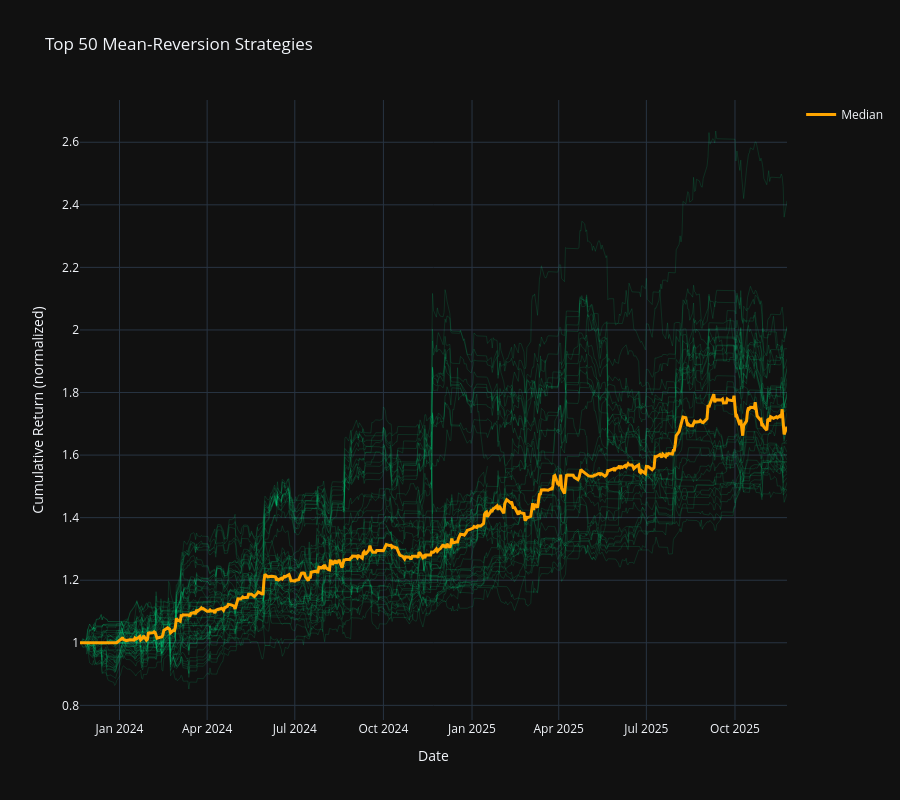

Source (notebook cell):
### Markdown cell above
### Step 8: Visualize Top Pairs

### Code cell
# Visualize Top Pairs
TOP_N = 50

top_subset = cross_df.head(TOP_N)
fig = go.Figure()

all_curves = []

# One consistent line color for all individual strategies
uniform_color = "rgba(0, 255, 150, 0.12)"

for _, row in top_subset.iterrows():
    tech, retail, method, window = row["Primary"], row["Pair"], row["Method"], row["Window"]
    try:
        data, rets = load_prices_cached(tech, retail)
        pnl, _, _ = mean_reversion_strategy(
            data, rets, tech, retail, window, Z_ENTRY, Z_EXIT, method, COSTS
        )
        cum = (1 + pnl).cumprod()
        all_curves.append(cum)
        fig.add_trace(go.Scatter(
            x=cum.index,
            y=cum,
            mode="lines",
            line=dict(width=1, color=uniform_color),
            hoverinfo="skip",
            showlegend=False
        ))
    except Exception as e:
        print(f"⚠️ {tech}-{retail} ({method}, w={window}) failed: {e}")

# --- Median overlay ---
if all_curves:
    df_all = pd.concat(all_curves, axis=1)
    median_curve = df_all.median(axis=1)
    fig.add_trace(go.Scatter(
        x=median_curve.index,
        y=median_curve,
        mode="lines",
        line=dict(color="orange", width=3),
        name="Median"
    ))

fig.update_layout(
    template="plotly_dark",
    title=f"Top {TOP_N} Mean-Reversion Strategies",
    xaxis_title="Date",
    yaxis_title="Cumulative Return (normalized)",
    showlegend=True,
    height=800
)
fig.show()

### Figure 1 — Plotly figure (JSON) as saved in the notebook; plotly's stock layout.template omitted (floating-point values rounded to 4 significant figures; data arrays with more than 128 entries replaced by an {"elided": "..."} marker saying what was removed)
{"data": [{"hoverinfo": "skip", "line": {"color": "rgba(0, 255, 150, 0.12)", "width": 1}, "mode": "lines", "showlegend": false, "type": "scatter", "x": {"elided": "290 str values"}, "y": {"elided": "290 float values"}}, {"hoverinfo": "skip", "line": {"color": "rgba(0, 255, 150, 0.12)", "width": 1}, "mode": "lines", "showlegend": false, "type": "scatter", "x": {"elided": "504 str values"}, "y": {"elided": "504 float values"}}, {"hoverinfo": "skip", "line": {"color": "rgba(0, 255, 150, 0.12)", "width": 1}, "mode": "lines", "showlegend": false, "type": "scatter", "x": {"elided": "290 str values"}, "y": {"elided": "290 float values"}}, {"hoverinfo": "skip", "line": {"color": "rgba(0, 255, 150, 0.12)", "width": 1}, "mode": "lines", "showlegend": false, "type": "scatter", "x": {"elided": "290 str values"}, "y": {"elided": "290 float values"}}, {"hoverinfo": "skip", "line": {"color": "rgba(0, 255, 150, 0.12)", "width": 1}, "mode": "lines", "showlegend": false, "type": "scatter", "x": {"elided": "290 str values"}, "y": {"elided": "290 float values"}}, {"hoverinfo": "skip", "line": {"color": "rgba(0, 255, 150, 0.12)", "width": 1}, "mode": "lines", "showlegend": false, "type": "scatter", "x": {"elided": "290 str values"}, "y": {"elided": "290 float values"}}, {"hoverinfo": "skip", "line": {"color": "rgba(0, 255, 150, 0.12)", "width": 1}, "mode": "lines", "showlegend": false, "type": "scatter", "x": {"elided": "290 str values"}, "y": {"elided": "290 float values"}}, {"hoverinfo": "skip", "line": {"color": "rgba(0, 255, 150, 0.12)", "width": 1}, "mode": "lines", "showlegend": false, "type": "scatter", "x": {"elided": "290 str values"}, "y": {"elided": "290 float values"}}, {"hoverinfo": "skip", "line": {"color": "rgba(0, 255, 150, 0.12)", "width": 1}, "mode": "lines", "showlegend": false, "type": "scatter", "x": {"elided": "504 str values"}, "y": {"elided": "504 float values"}}, {"hoverinfo": "skip", "line": {"color": "rgba(0, 255, 150, 0.12)", "width": 1}, "mode": "lines", "showlegend": false, "type": "scatter", "x": {"elided": "504 str values"}, "y": {"elided": "504 float values"}}, {"hoverinfo": "skip", "line": {"color": "rgba(0, 255, 150, 0.12)", "width": 1}, "mode": "lines", "showlegend": false, "type": "scatter", "x": {"elided": "290 str values"}, "y": {"elided": "290 float values"}}, {"hoverinfo": "skip", "line": {"color": "rgba(0, 255, 150, 0.12)", "width": 1}, "mode": "lines", "showlegend": false, "type": "scatter", "x": {"elided": "290 str values"}, "y": {"elided": "290 float values"}}, {"hoverinfo": "skip", "line": {"color": "rgba(0, 255, 150, 0.12)", "width": 1}, "mode": "lines", "showlegend": false, "type": "scatter", "x": {"elided": "504 str values"}, "y": {"elided": "504 float values"}}, {"hoverinfo": "skip", "line": {"color": "rgba(0, 255, 150, 0.12)", "width": 1}, "mode": "lines", "showlegend": false, "type": "scatter", "x": {"elided": "290 str values"}, "y": {"elided": "290 float values"}}, {"hoverinfo": "skip", "line": {"color": "rgba(0, 255, 150, 0.12)", "width": 1}, "mode": "lines", "showlegend": false, "type": "scatter", "x": {"elided": "504 str values"}, "y": {"elided": "504 float values"}}, {"hoverinfo": "skip", "line": {"color": "rgba(0, 255, 150, 0.12)", "width": 1}, "mode": "lines", "showlegend": false, "type": "scatter", "x": {"elided": "290 str values"}, "y": {"elided": "290 float values"}}, {"hoverinfo": "skip", "line": {"color": "rgba(0, 255, 150, 0.12)", "width": 1}, "mode": "lines", "showlegend": false, "type": "scatter", "x": {"elided": "290 str values"}, "y": {"elided": "290 float values"}}, {"hoverinfo": "skip", "line": {"color": "rgba(0, 255, 150, 0.12)", "width": 1}, "mode": "lines", "showlegend": false, "type": "scatter", "x": {"elided": "504 str values"}, "y": {"elided": "504 float values"}}, {"hoverinfo": "skip", "line": {"color": "rgba(0, 255, 150, 0.12)", "width": 1}, "mode": "lines", "showlegend": false, "type": "scatter", "x": {"elided": "504 str values"}, "y": {"elided": "504 float values"}}, {"hoverinfo": "skip", "line": {"color": "rgba(0, 255, 150, 0.12)", "width": 1}, "mode": "lines", "showlegend": false, "type": "scatter", "x": {"elided": "504 str values"}, "y": {"elided": "504 float values"}}, {"hoverinfo": "skip", "line": {"color": "rgba(0, 255, 150, 0.12)", "width": 1}, "mode": "lines", "showlegend": false, "type": "scatter", "x": {"elided": "504 str values"}, "y": {"elided": "504 float values"}}, {"hoverinfo": "skip", "line": {"color": "rgba(0, 255, 150, 0.12)", "width": 1}, "mode": "lines", "showlegend": false, "type": "scatter", "x": {"elided": "290 str values"}, "y": {"elided": "290 float values"}}, {"hoverinfo": "skip", "line": {"color": "rgba(0, 255, 150, 0.12)", "width": 1}, "mode": "lines", "showlegend": false, "type": "scatter", "x": {"elided": "504 str values"}, "y": {"elided": "504 float values"}}, {"hoverinfo": "skip", "line": {"color": "rgba(0, 255, 150, 0.12)", "width": 1}, "mode": "lines", "showlegend": false, "type": "scatter", "x": {"elided": "504 str values"}, "y": {"elided": "504 float values"}}, {"hoverinfo": "skip", "line": {"color": "rgba(0, 255, 150, 0.12)", "width": 1}, "mode": "lines", "showlegend": false, "type": "scatter", "x": {"elided": "504 str values"}, "y": {"elided": "504 float values"}}, {"hoverinfo": "skip", "line": {"color": "rgba(0, 255, 150, 0.12)", "width": 1}, "mode": "lines", "showlegend": false, "type": "scatter", "x": {"elided": "504 str values"}, "y": {"elided": "504 float values"}}, {"hoverinfo": "skip", "line": {"color": "rgba(0, 255, 150, 0.12)", "width": 1}, "mode": "lines", "showlegend": false, "type": "scatter", "x": {"elided": "504 str values"}, "y": {"elided": "504 float values"}}, {"hoverinfo": "skip", "line": {"color": "rgba(0, 255, 150, 0.12)", "width": 1}, "mode": "lines", "showlegend": false, "type": "scatter", "x": {"elided": "504 str values"}, "y": {"elided": "504 float values"}}, {"hoverinfo": "skip", "line": {"color": "rgba(0, 255, 150, 0.12)", "width": 1}, "mode": "lines", "showlegend": false, "type": "scatter", "x": {"elided": "504 str values"}, "y": {"elided": "504 float values"}}, {"hoverinfo": "skip", "line": {"color": "rgba(0, 255, 150, 0.12)", "width": 1}, "mode": "lines", "showlegend": false, "type": "scatter", "x": {"elided": "504 str values"}, "y": {"elided": "504 float values"}}, {"hoverinfo": "skip", "line": {"color": "rgba(0, 255, 150, 0.12)", "width": 1}, "mode": "lines", "showlegend": false, "type": "scatter", "x": {"elided": "504 str values"}, "y": {"elided": "504 float values"}}, {"hoverinfo": "skip", "line": {"color": "rgba(0, 255, 150, 0.12)", "width": 1}, "mode": "lines", "showlegend": false, "type": "scatter", "x": {"elided": "504 str values"}, "y": {"elided": "504 float values"}}, {"hoverinfo": "skip", "line": {"color": "rgba(0, 255, 150, 0.12)", "width": 1}, "mode": "lines", "showlegend": false, "type": "scatter", "x": {"elided": "504 str values"}, "y": {"elided": "504 float values"}}, {"hoverinfo": "skip", "line": {"color": "rgba(0, 255, 150, 0.12)", "width": 1}, "mode": "lines", "showlegend": false, "type": "scatter", "x": {"elided": "504 str values"}, "y": {"elided": "504 float values"}}, {"hoverinfo": "skip", "line": {"color": "rgba(0, 255, 150, 0.12)", "width": 1}, "mode": "lines", "showlegend": false, "type": "scatter", "x": {"elided": "504 str values"}, "y": {"elided": "504 float values"}}, {"hoverinfo": "skip", "line": {"color": "rgba(0, 255, 150, 0.12)", "width": 1}, "mode": "lines", "showlegend": false, "type": "scatter", "x": {"elided": "504 str values"}, "y": {"elided": "504 float values"}}, {"hoverinfo": "skip", "line": {"color": "rgba(0, 255, 150, 0.12)", "width": 1}, "mode": "lines", "showlegend": false, "type": "scatter", "x": {"elided": "290 str values"}, "y": {"elided": "290 float values"}}, {"hoverinfo": "skip", "line": {"color": "rgba(0, 255, 150, 0.12)", "width": 1}, "mode": "lines", "showlegend": false, "type": "scatter", "x": {"elided": "504 str values"}, "y": {"elided": "504 float values"}}, {"hoverinfo": "skip", "line": {"color": "rgba(0, 255, 150, 0.12)", "width": 1}, "mode": "lines", "showlegend": false, "type": "scatter", "x": {"elided": "504 str values"}, "y": {"elided": "504 float values"}}, {"hoverinfo": "skip", "line": {"color": "rgba(0, 255, 150, 0.12)", "width": 1}, "mode": "lines", "showlegend": false, "type": "scatter", "x": {"elided": "504 str values"}, "y": {"elided": "504 float values"}}, {"hoverinfo": "skip", "line": {"color": "rgba(0, 255, 150, 0.12)", "width": 1}, "mode": "lines", "showlegend": false, "type": "scatter", "x": {"elided": "504 str values"}, "y": {"elided": "504 float values"}}, {"hoverinfo": "skip", "line": {"color": "rgba(0, 255, 150, 0.12)", "width": 1}, "mode": "lines", "showlegend": false, "type": "scatter", "x": {"elided": "504 str values"}, "y": {"elided": "504 float values"}}, {"hoverinfo": "skip", "line": {"color": "rgba(0, 255, 150, 0.12)", "width": 1}, "mode": "lines", "showlegend": false, "type": "scatter", "x": {"elided": "504 str values"}, "y": {"elided": "504 float values"}}, {"hoverinfo": "skip", "line": {"color": "rgba(0, 255, 150, 0.12)", "width": 1}, "mode": "lines", "showlegend": false, "type": "scatter", "x": {"elided": "504 str values"}, "y": {"elided": "504 float values"}}, {"hoverinfo": "skip", "line": {"color": "rgba(0, 255, 150, 0.12)", "width": 1}, "mode": "lines", "showlegend": false, "type": "scatter", "x": {"elided": "504 str values"}, "y": {"elided": "504 float values"}}, {"hoverinfo": "skip", "line": {"color": "rgba(0, 255, 150, 0.12)", "width": 1}, "mode": "lines", "showlegend": false, "type": "scatter", "x": {"elided": "504 str values"}, "y": {"elided": "504 float values"}}, {"hoverinfo": "skip", "line": {"color": "rgba(0, 255, 150, 0.12)", "width": 1}, "mode": "lines", "showlegend": false, "type": "scatter", "x": {"elided": "504 str values"}, "y": {"elided": "504 float values"}}, {"hoverinfo": "skip", "line": {"color": "rgba(0, 255, 150, 0.12)", "width": 1}, "mode": "lines", "showlegend": false, "type": "scatter", "x": {"elided": "504 str values"}, "y": {"elided": "504 float values"}}, {"hoverinfo": "skip", "line": {"color": "rgba(0, 255, 150, 0.12)", "width": 1}, "mode": "lines", "showlegend": false, "type": "scatter", "x": {"elided": "504 str values"}, "y": {"elided": "504 float values"}}, {"hoverinfo": "skip", "line": {"color": "rgba(0, 255, 150, 0.12)", "width": 1}, "mode": "lines", "showlegend": false, "type": "scatter", "x": {"elided": "504 str values"}, "y": {"elided": "504 float values"}}, {"line": {"color": "orange", "width": 3}, "mode": "lines", "name": "Median", "type": "scatter", "x": {"elided": "504 str values"}, "y": {"elided": "504 float values"}}], "layout": {"height": 800, "showlegend": true, "title": {"text": "Top 50 Mean-Reversion Strategies"}, "xaxis": {"title": {"text": "Date"}}, "yaxis": {"title": {"text": "Cumulative Return (normalized)"}}}}
